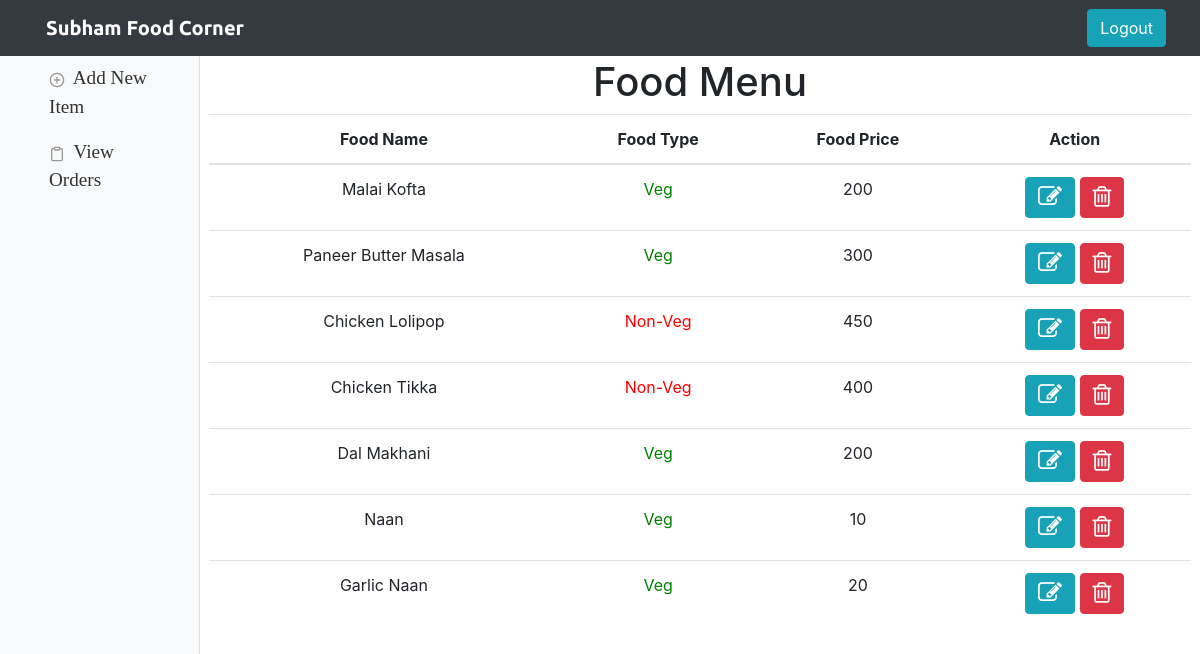
The page /home/restaurants/restaurant.php (signed in) on the database its author committed.
### tables this page shows
CREATE TABLE `menu` (
  `id` int(11) NOT NULL,
  `rid` int(11) NOT NULL,
  `restaurant` varchar(150) NOT NULL,
  `email` varchar(150) NOT NULL,
  `food` varchar(150) NOT NULL,
  `price` int(10) NOT NULL,
  `type` varchar(8) NOT NULL
);

### home/restaurants/restaurant.php (the view, shortened to what this page needs)
<?php
require_once '../../connection.php';
$name = $_SESSION['name'];
$email = $_SESSION['email'];
$query = "SELECT * from `menu` where restaurant = '$name' AND email = '$email'";
$result = mysqli_query($mysqli,$query);
$n = mysqli_num_rows($result);
?>
<!DOCTYPE html>
<html lang="en">
    <head>
        <?php require_once 'includes/head.php'; ?>
    </head>
    <body>
        <?php require_once 'includes/header.php'; ?>
        <div class="container-fluid">
            <div class="row">
                <?php require_once 'includes/sidebar.php'; ?>
                <main role="main" class="col-md-9 ml-sm-auto col-lg-10 px-4 text-center">
                    <h1 style="margin-top: 10px">Food Menu</h1>
                    <?php if($n>0): ?>
                        <div class="row justify-content-center">
                        <table class = "table">
                            <thead>
                            <tr>
                                <th>Food Name</th>
                                <th>Food Type</th>
                                <th>Food Price</th>
                                <th colspan="2">Action</th>
                            </tr>
                            </thead>
                            <?php while ($row = $result->fetch_assoc()): ?>
                            <tr>
                                <td><?php echo $row['food']; ?></td>
                                <td>
                                    <?php if($row['type']=="Veg"): ?>
                                        <p style="color:green;">Veg</p>
                                    <?php else: ?>
                                        <p style="color:red;">Non-Veg</p>
                                    <?php endif; ?>
                                </td>
                                <td><?php echo $row['price']; ?></td>
                                <td>
                                <a href="form.php?edit=<?php echo $row['id']; ?>"
                                    class = "btn btn-info" name="edit"><i class="fa fa-edit" style="font-size:24px"></i></a>
                                    <a href="restaurant.php?delete=<?php echo $row['id']; ?>"
                                    class = "btn btn-danger" name="delete"><i class="fa fa-trash-o" style="font-size:24px"></i></a>
                                </td>
                            </tr>
                            <?php endwhile; ?>
                        </table>
                        </div>
                    <?php endif; ?>
                </main>
            </div>
        </div>
    </body>
</html>

### home/customer/includes/head.php (shortened to what this page needs)
<link rel="stylesheet" href="https://cdnjs.cloudflare.com/ajax/libs/font-awesome/4.7.0/css/font-awesome.min.css">
<link rel="stylesheet" href="css/styles.css">
<link rel="stylesheet" href="https://stackpath.bootstrapcdn.com/bootstrap/4.4.1/css/bootstrap.min.css">

### home/restaurants/includes/header.php (shortened to what this page needs)
<nav class="navbar bg-dark navbar-expand-lg fixed-top navbar-dark">
  <a class="navbar-brand" ><?php echo $_SESSION['name'];?></a>
  <div class="collapse navbar-collapse">
    <ul class="navbar-nav ml-auto">
      <li class="nav-item">
        <a href="../../logout.php" class="btn btn-info" role="button">Logout</a>
      </li>
    </ul>
  </div>
</nav>

### home/restaurants/includes/sidebar.php
<nav class="col-md-2 d-none d-md-block bg-light sidebar">
    <div class="sidebar-sticky">
        <ul class="nav flex-column">
            <li class="nav-item">
                <a class="nav-link" href="form.php">
                    <span data-feather="plus-circle"></span>
                    Add New Item
                </a>
            </li>
            <li class="nav-item">
              <a class="nav-link" href="history.php">
                  <span data-feather="clipboard"></span>
                  View Orders
              </a>
            </li>
        </ul>
    </div>
</nav>

### home/restaurants/css/styles.css (style rules this page uses)
body { font-size: .875rem; }
.feather { width: 16px; height: 16px; vertical-align: text-bottom; }
.sidebar { position: fixed; top: 0; bottom: 0; left: 0; z-index: 100; padding: 48px 0 0; box-shadow: inset -1px 0 0 rgba(0, 0, 0, .1); }
.sidebar-sticky { position: relative; top: 0; height: calc(100vh - 48px); padding-top: .5rem; overflow-x: hidden; overflow-y: auto; }
.sidebar .nav-link { font-weight: 500; color: #333; }
.sidebar .nav-link .feather { margin-right: 4px; color: #999; }
[role="main"] { padding-top: 48px; }
.navbar-brand { font-family: "Ubuntu"; padding-left: 30px; font-size: 3rem; font-weight: bold; }
.nav-item { padding: 0 18px; }
.nav-link { font-size: 1.2rem; font-family: "Montserrat-Light" }

### rows shown on the page
menu: food "Malai Kofta", type "Veg", price "200"
menu: food "Paneer Butter Masala", type "Veg", price "300"
menu: food "Chicken Lolipop", type "Non-Veg", price "450"
menu: food "Chicken Tikka", type "Non-Veg", price "400"
menu: food "Dal Makhani", type "Veg", price "200"
menu: food "Naan", type "Veg", price "10"
menu: food "Garlic Naan", type "Veg", price "20"

### other values the page prints
$_SESSION['name'] "Subham Food Corner"
